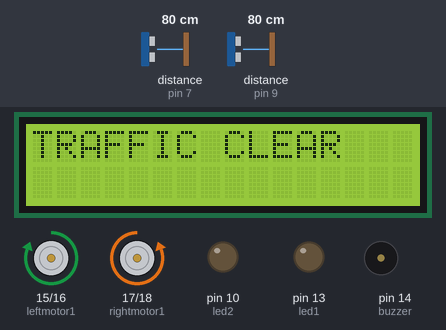
Bench run of a sketch on a simulated Arduino Uno, built with avr-gcc and run on an emulated ATmega328P. Parts: 16×2 character LCD, motor-driver pin pairs drawn as motors (green arrow = first pin HIGH = forward, orange = second pin HIGH = backward, longer = more drive), output pins drawn as LEDs (lit = HIGH), buzzer (waves = sounding, pin HIGH). Wiring (inferred from the names in the program): 2 × ultrasonic range finder: trigger pin 6, echo pin 7 / trigger pin 8, echo pin 9. Dashed ring = blinking. Inputs (shaded band) come from the test bench; at power-on: distance to the obstacle (sensors on pin 7, pin 9) 80 cm. The echo pulse lasts 58.3 µs per cm; pins used as bus, display or sensor lines are not drawn; what the sketch prints to the serial monitor is not drawn.

Above: at 1.2 s.
1.3 s: distance to the obstacle (sensor on pin 7) set to 55 cm
3.1 s: distance to the obstacle (sensor on pin 7) set to 46 cm
At 3.5 s:
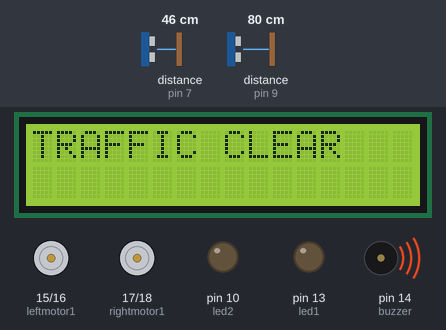
At 4.3 s:
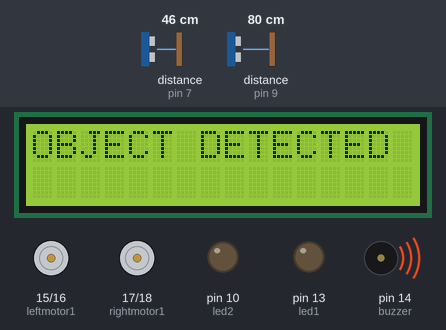
5.9 s: distance to the obstacle (sensor on pin 9) set to 23 cm
7.4 s: distance to the obstacle (sensor on pin 9) set to 18 cm
At 8.6 s:
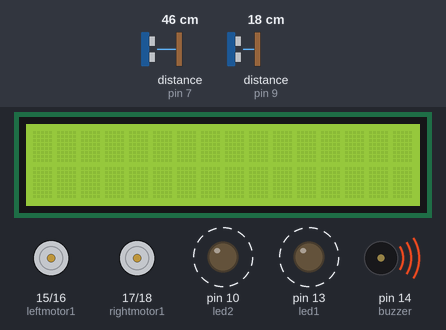
10.3 s: distance to the obstacle (sensor on pin 7) set to 60 cm
At 10.53 s:
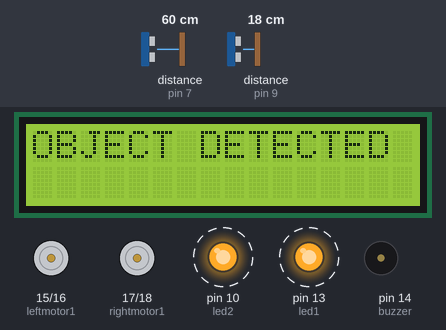
12.4 s: distance to the obstacle (sensor on pin 9) set to 35 cm
Timing chart, 0 to 14.9 s (numbered marks = the images above; inputs shaded):
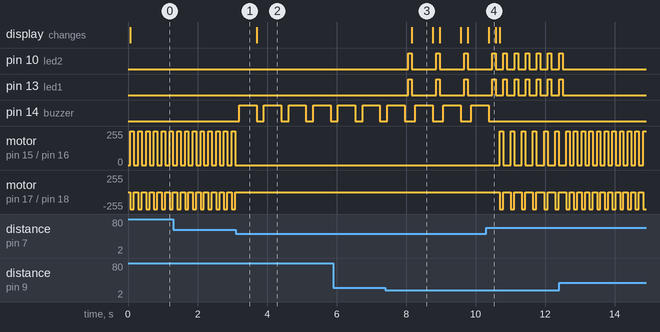

Measured:
- the behaviour switches between 50 and 49 cm on distance to the obstacle (sensor on pin 7) (found by bisection; images 0 and 1)
- the behaviour switches between 21 and 20 cm on distance to the obstacle (sensor on pin 9) (found by bisection; images 2 and 3)
- after the input at 3.1 s, pin 14 (buzzer): alternates HIGH for 0.50 s and LOW for 0.21 s, starting after 0.10 s; motor on pin 15 (leftmotor1) / pin 16 (leftmotor2), motor on pin 17 (rightmotor1) / pin 18 (rightmotor2): stops changing and stays stopped
- after the input at 7.4 s, pin 10 (led2), pin 13 (led1): alternates HIGH for 0.10 s and LOW for 0.71 s, starting after 0.66 s; the display: changes after 0.76 s (image 3)
- after the input at 10.3 s, pin 10 (led2), pin 13 (led1): alternates HIGH for 0.10 s and LOW for 0.22 s, starting after 0.50 s
- after the input at 12.4 s, pin 10 (led2), pin 13 (led1): goes on until 12.5 s, then stays LOW
- by itself, motor on pin 15 (leftmotor1) / pin 16 (leftmotor2): alternates forward 255/255 for 0.10 s and stopped for 0.12 s
- by itself, motor on pin 17 (rightmotor1) / pin 18 (rightmotor2): alternates backward 255/255 for 0.10 s and stopped for 0.12 s

The sketch:

ard_UNOcode.ino
```cpp
#include<LiquidCrystal.h>
LiquidCrystal lcd(12, 11, 5, 4, 3, 2);

int leftmotor1=15;
int leftmotor2=16;
int rightmotor1=17;
int rightmotor2=18;


void setup() {
  pinMode(leftmotor1,OUTPUT);
  pinMode(leftmotor2,OUTPUT);
  pinMode(rightmotor1,OUTPUT);
  pinMode(rightmotor2,OUTPUT);
  pinMode(6,OUTPUT);//u1 front trig
  pinMode(7,INPUT); //echo
  pinMode(8,OUTPUT);//u2 back trig
  pinMode(9,INPUT);  //echo
  pinMode(14,OUTPUT);//buzzer
  pinMode(13,OUTPUT);//led1
  pinMode(10,OUTPUT);//led2
  lcd.begin(16, 2);
  Serial.begin(9600);
}
void loop() {

  digitalWrite(6,LOW);      //sending a pulse to front
  delayMicroseconds(2);
  digitalWrite(6,HIGH);
  delayMicroseconds(10);
  digitalWrite(6,LOW);
  float t1=pulseIn(7,HIGH);
  t1=t1/2;
  float d1=0.0343*t1;
  if(d1<50)
  {
    digitalWrite(14,HIGH);
    delay(500);
    digitalWrite(14,LOW);
    Serial.print("Object is at a distance:");
    Serial.println(d1);
    lcd.display();
    lcd.setCursor(0,0);
    lcd.print("OBJECT DETECTED");
    digitalWrite(leftmotor1,LOW);
    digitalWrite(leftmotor2,LOW);
    digitalWrite(rightmotor1,LOW);
    digitalWrite(rightmotor2,LOW);
    delay(100);
  }
  else
  { lcd.clear();
    lcd.setCursor(0,0);
    lcd.print("TRAFFIC CLEAR");
    digitalWrite(leftmotor1,HIGH);
    digitalWrite(leftmotor2,LOW);
    digitalWrite(rightmotor1,LOW);
    digitalWrite(rightmotor2,HIGH);
    delay(100);
   digitalWrite(rightmotor1,LOW);
    digitalWrite(rightmotor2,LOW);
    digitalWrite(leftmotor1,LOW);
    digitalWrite(leftmotor2,LOW);
    delay(10);
    digitalWrite(14,LOW);
    }
  digitalWrite(8,LOW);      //sending a pulse from back
  delayMicroseconds(2);
  digitalWrite(8,HIGH);
  delayMicroseconds(10);
  digitalWrite(8,LOW);
  float t2=pulseIn(9,HIGH);
  t2=t2/2;
  float d2=0.0343*t2;
  if(d2>0)
  {
    if(d2<20){
    digitalWrite(10,HIGH);
    digitalWrite(13,HIGH);
    delay(100);
    digitalWrite(10,LOW);
    digitalWrite(13,LOW);
    lcd.noDisplay();
    }
  }
  delay(100);
}
```
